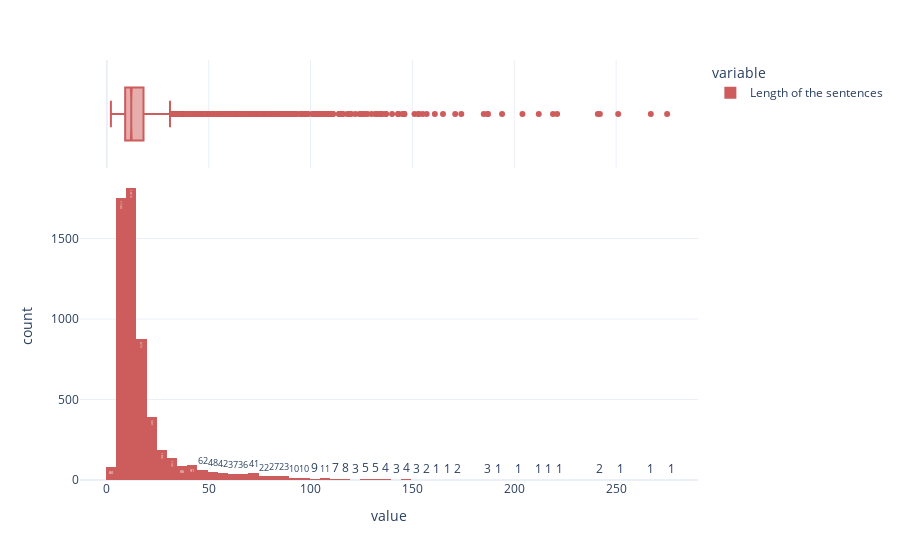

The notebook cell this image was saved under:
### Code cell
# trace the histogram of the length with a appropriate template and labels with indian red color with displayed counts
fig = px.histogram(length, template="plotly_white", labels=dict(x="Length of the sentences", y="Number of sentences"), color_discrete_sequence=['indianred'], marginal="box", nbins=100, text_auto=True)

# change name of the variable
fig.update_traces(name="Length of the sentences")


fig.show()

### Figure 1 — Plotly figure (JSON) as saved in the notebook; plotly's stock layout.template omitted (floating-point values rounded to 4 significant figures; data arrays with more than 128 entries replaced by an {"elided": "..."} marker saying what was removed)
{"data": [{"alignmentgroup": "True", "bingroup": "x", "hovertemplate": "variable=0<br>value=%{x}<br>count=%{y}<extra></extra>", "legendgroup": "0", "marker": {"color": "indianred", "pattern": {"shape": ""}}, "name": "Length of the sentences", "nbinsx": 100, "offsetgroup": "0", "orientation": "v", "showlegend": true, "texttemplate": "%{value}", "type": "histogram", "x": {"elided": "5846 int values"}, "xaxis": "x", "yaxis": "y"}, {"alignmentgroup": "True", "hovertemplate": "variable=0<br>value=%{x}<extra></extra>", "legendgroup": "0", "marker": {"color": "indianred"}, "name": "Length of the sentences", "notched": true, "offsetgroup": "0", "showlegend": false, "type": "box", "x": {"elided": "5846 int values"}, "xaxis": "x2", "yaxis": "y2"}], "layout": {"barmode": "relative", "legend": {"title": {"text": "variable"}, "tracegroupgap": 0}, "margin": {"t": 60}, "xaxis": {"anchor": "y", "domain": [0, 1], "title": {"text": "value"}}, "xaxis2": {"anchor": "y2", "domain": [0, 1], "matches": "x", "showgrid": true, "showticklabels": false}, "yaxis": {"anchor": "x", "domain": [0, 0.7326], "title": {"text": "count"}}, "yaxis2": {"anchor": "x2", "domain": [0.7426, 1], "matches": "y2", "showgrid": false, "showline": false, "showticklabels": false, "ticks": ""}}}
